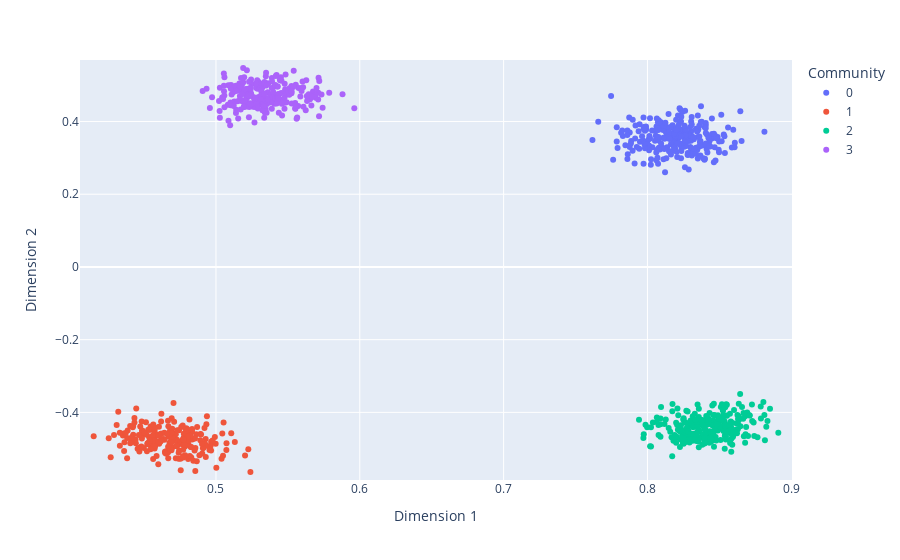

The code cell stored with this chart in its notebook:
### Code cell
ya = UASE([As.astype(float)], d)
plot_embedding(ya, n, 1, tau)

### Figure 1 — Plotly figure (JSON) as saved in the notebook; plotly's stock layout.template omitted (floating-point values rounded to 4 significant figures; data arrays with more than 128 entries replaced by an {"elided": "..."} marker saying what was removed)
{"data": [{"hovertemplate": "Community=0<br>Time=0<br>Dimension 1=%{x}<br>Dimension 2=%{y}<extra></extra>", "legendgroup": "0", "marker": {"color": "#636efa", "symbol": "circle"}, "mode": "markers", "name": "0", "orientation": "v", "showlegend": true, "type": "scatter", "x": {"elided": "277 float values"}, "xaxis": "x", "y": {"elided": "277 float values"}, "yaxis": "y"}, {"hovertemplate": "Community=1<br>Time=0<br>Dimension 1=%{x}<br>Dimension 2=%{y}<extra></extra>", "legendgroup": "1", "marker": {"color": "#EF553B", "symbol": "circle"}, "mode": "markers", "name": "1", "orientation": "v", "showlegend": true, "type": "scatter", "x": {"elided": "225 float values"}, "xaxis": "x", "y": {"elided": "225 float values"}, "yaxis": "y"}, {"hovertemplate": "Community=2<br>Time=0<br>Dimension 1=%{x}<br>Dimension 2=%{y}<extra></extra>", "legendgroup": "2", "marker": {"color": "#00cc96", "symbol": "circle"}, "mode": "markers", "name": "2", "orientation": "v", "showlegend": true, "type": "scatter", "x": {"elided": "250 float values"}, "xaxis": "x", "y": {"elided": "250 float values"}, "yaxis": "y"}, {"hovertemplate": "Community=3<br>Time=0<br>Dimension 1=%{x}<br>Dimension 2=%{y}<extra></extra>", "legendgroup": "3", "marker": {"color": "#ab63fa", "symbol": "circle"}, "mode": "markers", "name": "3", "orientation": "v", "showlegend": true, "type": "scatter", "x": {"elided": "248 float values"}, "xaxis": "x", "y": {"elided": "248 float values"}, "yaxis": "y"}], "layout": {"legend": {"title": {"text": "Community"}, "tracegroupgap": 0}, "margin": {"t": 60}, "xaxis": {"anchor": "y", "domain": [0, 1], "range": [0.4055, 0.9005], "title": {"text": "Dimension 1"}}, "yaxis": {"anchor": "x", "domain": [0, 1], "range": [-0.5859, 0.5691], "title": {"text": "Dimension 2"}}}}
